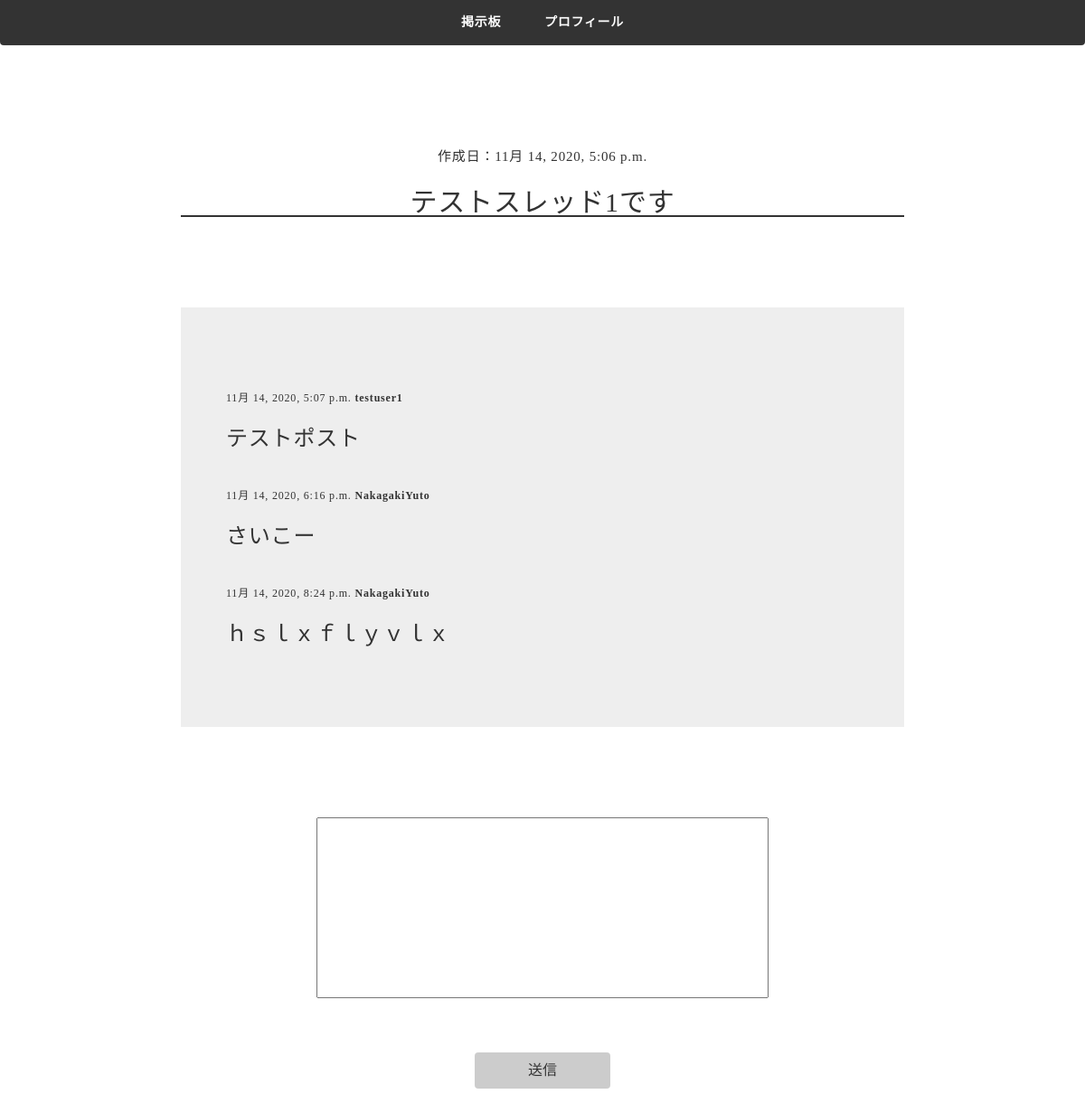
/thread/1/ (signed in), run on an earlier commit of the app's database.
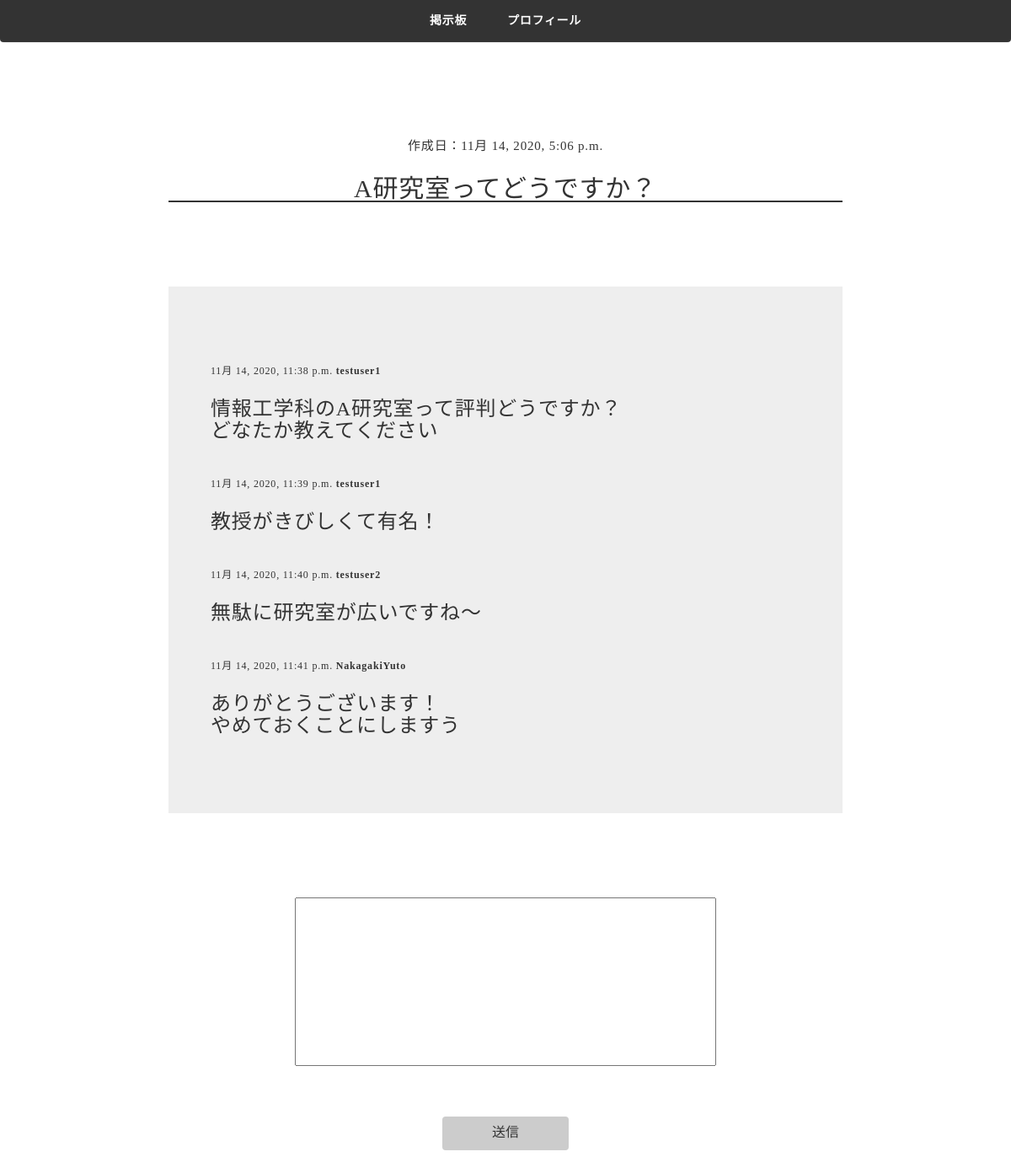
And on a later commit of the database.
### notice_board/models.py (models this page shows, shortened)
class Thread(models.Model):
    university = models.ForeignKey('University', on_delete=models.CASCADE)
    author = models.ForeignKey(settings.AUTH_USER_MODEL, on_delete=models.CASCADE)
    title = models.CharField(max_length=200)
    created_date = models.DateTimeField(default=timezone.now)
    category = models.ForeignKey('Category', on_delete=models.CASCADE)

class Post(models.Model):
    thread = models.ForeignKey('Thread', on_delete=models.CASCADE)
    author = models.ForeignKey(settings.AUTH_USER_MODEL, on_delete=models.CASCADE)
    text = models.TextField()
    published_date = models.DateTimeField(default=timezone.now)

### notice_board/views.py (the view)
# urls.py: path('thread/<int:pk>/', views.ThreadDetailView, name='thread_detail'),
@login_required
def ThreadDetailView(request, pk):
    thread = get_object_or_404(Thread, pk=pk)
    posts = Post.objects.filter(thread=thread)
    profile = UserProfile.objects.get(user=request.user)
    return render(request, 'notice_board/thread_detail.html', {'thread': thread, 'profile':profile, 'posts':posts})

### notice_board/templates/notice_board/thread_detail.html (shortened to what this page needs)
{% extends "notice_board/base.html" %}
{% load static %}
{% block content %}
<div class="thread-detail-section section">
    <div class="section-title thread-detail-title">
        <p>作成日：{{ thread.created_date }}</p>
        <h2>{{ thread.title }}</h2>
    </div>
    <div class="section-body thread-detail-body">
        <div class="thread-detail-list">
            {% for post in posts %}
                <div class="post">
                    <p>{{ post.published_date }}    <strong>{{ post.author }}</strong></p>
                    <h3>{{ post.text|linebreaksbr }}</h3>
                </div>
            {% endfor %}
        </div>
        <form action="{% url 'add_post' pk=thread.pk %}" method="POST" name="post-form">
            <div class="post-form" name="post-form">
                <input type="text" class="post-text" name="post-text" required>
            </div>
            <div>
                <button type="submit" class="btn add-post-btn" name='action' value="save">送信</button>
            </div>
        </form>
    </div>
</div>
{% endblock %}

### notice_board/templates/notice_board/base.html
{% load static %}
<html>
<head>
    <link rel="stylesheet" href="//maxcdn.bootstrapcdn.com/bootstrap/3.2.0/css/bootstrap.min.css">
    <link rel="stylesheet" href="//maxcdn.bootstrapcdn.com/bootstrap/3.2.0/css/bootstrap-theme.min.css">
    <link rel="stylesheet" href="{% static 'css/notice_board.css' %}">
</head>
<body>
    {% if profile.is_university %}
    <nav class="navbar" class="fixed">
        <ul class="navbar-list">
            <li class="navbar-item"><a class="navbar-link" href="/">レポート</a></li>
            <li class="navbar-item"><a class="navbar-link" href="{% url 'profile' %}">プロフィール</a></li>
        </ul>
    </nav>
    {% else %}
    <nav class="navbar" class="fixed">
        <ul class="navbar-list">
            <li class="navbar-item"><a class="navbar-link" href="/">掲示板</a></li>
            <li class="navbar-item"><a class="navbar-link" href="{% url 'profile' %}">プロフィール</a></li>
        </ul>
    </nav>
    {% endif %}
    {% block content %}
    {% endblock %}
</body>
</html>

### notice_board/static/css/notice_board.css (style rules this page uses)
body { color: darkslategrey; font-family: "游ゴシック Medium", "Yu Gothic Medium", "游ゴシック体", "YuGothic", "メイリオ", "Meiryo", "ＭＳ Ｐゴシック", "MS PGothic"; font-size: 15px; line-height: 1.8; letter-spacing: .8px; word-break: break-all; color: #333; padding-top: 60px; }
ul, li { list-style: none; }
a { text-decoration: none; color: black; }
.navbar { position: fixed; top: -10; left: 0; z-index: 100; width: 100%; height: 60px; background-color: #fff; -webkit-box-shadow: 0 3px 3px -3px rgba(255, 91, 91, 0.2); -moz-box-shadow: 0 3px 3px -3px rgba(241, 79, 79, 0.2); box-shadow: 0 3px 3px -3px rgba(0, 0, 0, .2); background-color: #333; }
.navbar-list { display: flex; flex-wrap: wrap; justify-content: center; padding-left: 0%; }
.navbar-item { font-family: "Open sans", sans-serif; font-size: 14px; font-weight: bold; padding: 0 24px; letter-spacing: .05em; }
.navbar-link { position: relative; display: inline-block; padding: 20px 0; -webkit-transition: .3s; transition: .3s; color: #fff; }
.navbar-link:after { position: absolute; bottom: 10; left: 50%; width: 0; height: 3px; content: ""; transition: .3s; -webkit-transform: translateX(-50%); transform: translateX(-50%); background-color: #fff; }
.section { max-width: 800px; text-align: center; margin : 0 auto; }
.thread-detail-section { width: 800px; }
.thread-detail-title { margin: 100px auto; }
.thread-detail-list { background-color: #EEE; padding: 50px 50px; }
.thread-detail-section h2 { background: linear-gradient(transparent 95%, #333 20%) }
.thread-detail-list { text-align: left; }
.post { margin: 40px auto; }
.thread-detail-list p { font-size: 12px; }
.post-form { margin: 100px auto 20px; }
.post-text { width: 500px; height: 200px; }
.add-post-btn { margin: 40 auto; font-size: 16px; text-align: center; display: inline-block; width: 150px; height: 40px; background-color: #ccc; }

What changed in the data, as far as the page shows it:
removed Post: published_date "11月 14, 2020, 5:07 p.m.", author "testuser1", text "テストポスト"
removed Post: published_date "11月 14, 2020, 6:16 p.m.", author "NakagakiYuto", text "さいこー"
removed Post: published_date "11月 14, 2020, 8:24 p.m.", author "NakagakiYuto", text "ｈｓｌｘｆｌｙｖｌｘ"
changed Thread: title "テストスレッド1です" → "A研究室ってどうですか？"
added Post: published_date "11月 14, 2020, 11:38 p.m.", author "testuser1", text "情報工学科のA研究室って評判どうですか？ どなたか教えてください"
added Post: published_date "11月 14, 2020, 11:39 p.m.", author "testuser1", text "教授がきびしくて有名！"
added Post: published_date "11月 14, 2020, 11:40 p.m.", author "testuser2", text "無駄に研究室が広いですね～"
added Post: published_date "11月 14, 2020, 11:41 p.m.", author "NakagakiYuto", text "ありがとうございます！ やめておくことにしますう"
